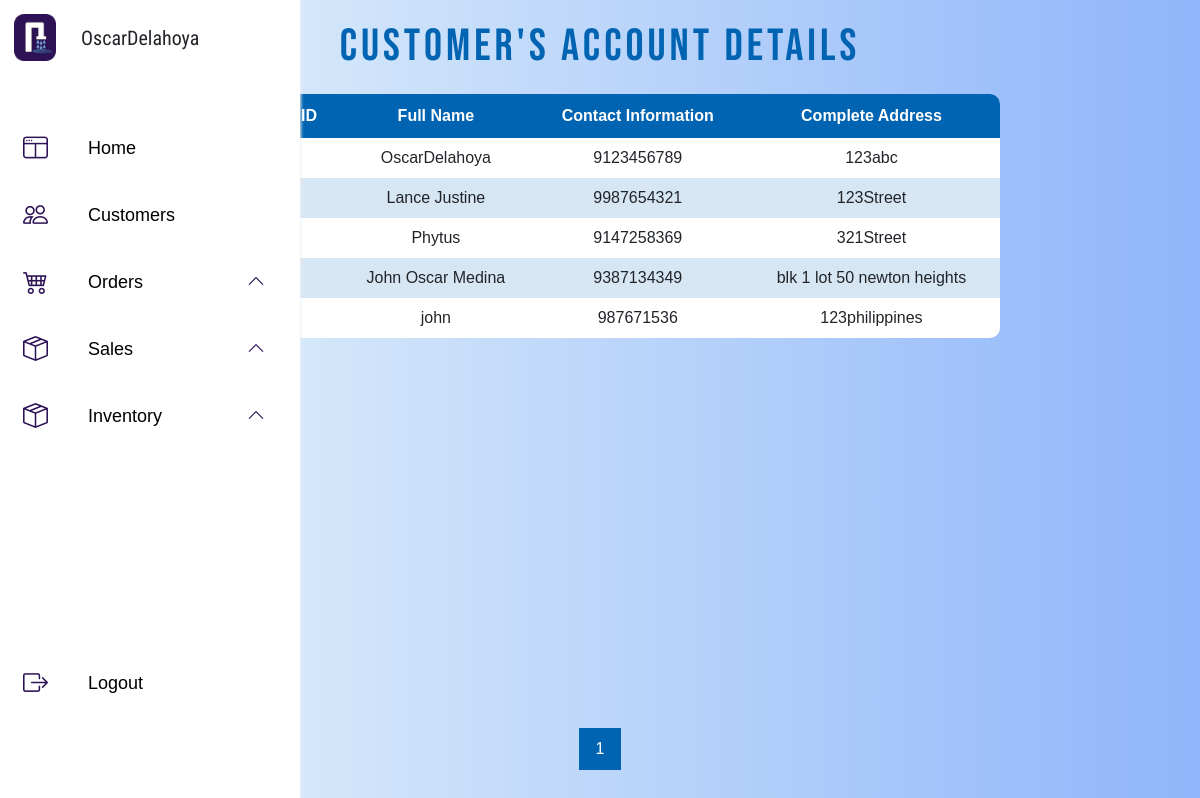
/tentian_V22/admin/admin_customers.php (signed in), run on the app's committed database.
### tables this page shows
CREATE TABLE `customer` (
  `customer_id` int(3) NOT NULL,
  `full_name` varchar(50) NOT NULL,
  `email` varchar(50) NOT NULL,
  `password` varchar(18) NOT NULL,
  `complete_address` varchar(250) NOT NULL,
  `contact_number` bigint(15) NOT NULL
);

### tentian_V22/admin/admin_customers.php (the view, shortened to what this page needs)
<?php
    $servername = "localhost";
    $username = 'root';
    $password = '';
    $dbname = "tentian";
    $conn = new mysqli($servername, $username, $password, $dbname);
    $recordsPerPage = 5;
    $currentPage = isset($_GET['page']) ? intval($_GET['page']) : 1;
    $offset = ($currentPage - 1) * $recordsPerPage;
    $sql = "SELECT customer_id, full_Name, contact_number,complete_address FROM customer LIMIT $offset, $recordsPerPage";
    $result = $conn->query($sql);
?>
<!DOCTYPE html>
<html>
<head>
    <link href="https://cdn.jsdelivr.net/npm/bootstrap@5.3.0-alpha3/dist/css/bootstrap.min.css" rel="stylesheet">
    <link rel="stylesheet" href="https://cdn.jsdelivr.net/npm/bootstrap-icons@1.10.5/font/bootstrap-icons.css">
    <link rel="stylesheet" href="../admin/files/admin.css">
    <link rel="stylesheet" href="https://unpkg.com/aos@next/dist/aos.css"/>
</head>
<body>
    <?php include ('../admin/adminsidebar.php')?>
    <div class="main-content">
    <div class="admC-header"><h1>Customer's Account Details</h1></div>
    <div class="admC-table" data-aos="fade-up">
        <table>
            <tr>
                <th>Customer ID</th>
                <th>Full Name</th>
                <th>Contact Information</th>
                <th>Complete Address</th>
            </tr>
            <?php
            if ($result->num_rows > 0) {
                while ($row = $result->fetch_assoc()) {
                    echo "<tr>";
                    echo "<td>" . $row["customer_id"] . "</td>";
                    echo "<td>" . $row["full_Name"] . "</td>";
                    echo "<td>" . $row["contact_number"] . "</td>";
                    echo "<td>" . $row["complete_address"] . "</td>";
                    echo "</tr>";
                }
            } else {
                echo "<tr><td colspan='5'>No customer records found</td></tr>";
            }
            ?>
        </table>
    </div>
        <?php
        $totalRecords = $conn->query("SELECT COUNT(*) AS total FROM customer")->fetch_assoc()['total'];
        $totalPages = ceil($totalRecords / $recordsPerPage);
        ?>
        <div class="pagination">
            <?php
            for ($i = 1; $i <= $totalPages; $i++) {
                $activeClass = ($i === $currentPage) ? "active" : "";
                echo "<a class='$activeClass' href='show_customer.php?page=$i'>$i</a>";
            }
            ?>
        </div>
    </div>
</body>
</html>

### tentian_V22/admin/files/admin.css (style rules this page uses)
* { padding: 0%; margin: 0%; font-family: sans-serif; }
body { height: 100px; background-image: linear-gradient(to right, #ebf8fa, #8fb5fa); }
.main-content { max-width: 70%; margin: 0 auto; padding: 20px; box-sizing: border-box; }
h1 { font-size: 35px; text-align: center; margin-bottom: 20px; }
table { width: 100%; border-collapse: collapse; text-align: center; }
table td, table th { padding: 8px; }
table tr:nth-child(even) { background-color: #fff; }
table tr:nth-child(odd) { background-color: #D7E6F3; }
table th { padding-top: 10px; padding-bottom: 10px; background-color: #0064B2; color: white; text-align: center; }
.admC-table table { border-radius: 10px; overflow: hidden; }
.pagination { position: fixed; justify-content: center; bottom: 0; left: 0; width: 100%; padding: 10px; margin-bottom: 20px; }
.pagination a { display: inline-block; padding: 8px 16px; text-decoration: none; transition: background-color 0.3s; }
.pagination a.active { background-color: #0064B2; color: white; border: 1px solid #0064B2; }
.admC-header h1 { font-family: 'Bebas Neue', sans-serif; letter-spacing: 4px; color: #0064B2; font-size: 45px; }

### data on the page
customer: full_name "OscarDelahoya", contact_number "9123456789", complete_address "123abc"
customer: full_name "Lance Justine", contact_number "9987654321", complete_address "123Street"
customer: full_name "Phytus", contact_number "9147258369", complete_address "321Street"
customer: full_name "John Oscar Medina", contact_number "9387134349", complete_address "blk 1 lot 50 newton heights"
customer: full_name "john", contact_number "987671536", complete_address "123philippines"
